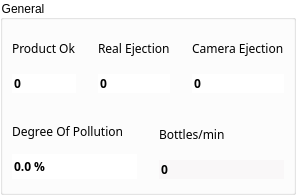
       <widget class="QGroupBox" name="groupBoxCounters">
        <property name="sizePolicy">
         <sizepolicy hsizetype="MinimumExpanding" vsizetype="Fixed">
          <horstretch>0</horstretch>
          <verstretch>0</verstretch>
         </sizepolicy>
        </property>
        <property name="styleSheet">
         <string notr="true">QGroupBox{
    background-color: transparent;
}</string>
        </property>
        <property name="title">
         <string>General</string>
        </property>
        <layout class="QGridLayout" name="gridLayout_20">
         <property name="leftMargin">
          <number>0</number>
         </property>
         <property name="topMargin">
          <number>0</number>
         </property>
         <property name="rightMargin">
          <number>0</number>
         </property>
         <property name="bottomMargin">
          <number>4</number>
         </property>
         <property name="spacing">
          <number>4</number>
         </property>
         <item row="0" column="0" colspan="2">
          <layout class="QGridLayout" name="gridLayout">
           <property name="horizontalSpacing">
            <number>4</number>
           </property>
           <property name="verticalSpacing">
            <number>0</number>
           </property>
           <item row="0" column="0">
            <widget class="ContentBoardItem" name="widgetDashBoardCounterBottleEjection" native="true">
             <property name="sizePolicy">
              <sizepolicy hsizetype="Expanding" vsizetype="Fixed">
               <horstretch>0</horstretch>
               <verstretch>0</verstretch>
              </sizepolicy>
             </property>
             <property name="minimumSize">
              <size>
               <width>0</width>
               <height>82</height>
              </size>
             </property>
             <property name="maximumSize">
              <size>
               <width>16777215</width>
               <height>82</height>
              </size>
             </property>
             <property name="styleSheet">
              <string notr="true">/*QFrame{
     background:rgb(249,247,248);
     min-height: 80px;
     max-height: 80px;
}

QLabel{
  background:rgb(249,247,248);
  color: rgb(39,51,66);
  font-size: 16px;
  font-family: Siemens Sans;
  min-height: 20px;
  max-height: 20px;
}

QDoubleSpinBox{
  background:rgb(249,247,248);
  color: rgb(39,51,66);
  font-size: 16px;
  font-weight: bold;
  font-family: Siemens Sans;
  min-height: 32px;
  max-height: 32px;
}
*/



</string>
             </property>
             <layout class="QGridLayout" name="gridLayout_3">
              <property name="leftMargin">
               <number>9</number>
              </property>
              <property name="rightMargin">
               <number>9</number>
              </property>
              <item row="0" column="0">
               <widget class="QLabel" name="labelDashBoardCounterBottleEjection">
                <property name="font">
                 <font>
                  <family>Siemens Sans</family>
                 </font>
                </property>
                <property name="styleSheet">
                 <string notr="true"/>
                </property>
                <property name="text">
                 <string>Product Ok</string>
                </property>
               </widget>
              </item>
              <item row="1" column="0">
               <widget class="QDoubleSpinBox" name="doubleSpinBoxCounterProductOk">
                <property name="font">
                 <font>
                  <family>Siemens Sans</family>
                  <weight>75</weight>
                  <bold>true</bold>
                 </font>
                </property>
                <property name="styleSheet">
                 <string notr="true">QDoubleSpinBox{
 border: 0px;
}
</string>
                </property>
                <property name="wrapping">
                 <bool>false</bool>
                </property>
                <property name="frame">
                 <bool>false</bool>
                </property>
                <property name="readOnly">
                 <bool>true</bool>
                </property>
                <property name="buttonSymbols">
                 <enum>QAbstractSpinBox::NoButtons</enum>
                </property>
                <property name="suffix">
                 <string/>
                </property>
                <property name="decimals">
                 <number>0</number>
                </property>
                <property name="minimum">
                 <double>0.000000000000000</double>
                </property>
                <property name="maximum">
                 <double>10000000.000000000000000</double>
                </property>
                <property name="singleStep">
                 <double>1.000000000000000</double>
                </property>
               </widget>
              </item>
             </layout>
            </widget>
           </item>
           <item row="0" column="1">
            <widget class="ContentBoardItem" name="widgetDashBoardRealEject" native="true">
             <property name="sizePolicy">
              <sizepolicy hsizetype="Expanding" vsizetype="Fixed">
               <horstretch>0</horstretch>
               <verstretch>0</verstretch>
              </sizepolicy>
             </property>
             <property name="minimumSize">
              <size>
               <width>0</width>
               <height>82</height>
              </size>
             </property>
             <property name="maximumSize">
              <size>
               <width>16777215</width>
               <height>82</height>
              </size>
             </property>
             <property name="font">
              <font>
               <weight>50</weight>
               <bold>false</bold>
              </font>
             </property>
             <property name="styleSheet">
              <string notr="true">/*QFrame{
     background:rgb(249,247,248);
     min-height: 80px;
     max-height: 80px;
}

QLabel{
  background:rgb(249,247,248);
  color: rgb(39,51,66);
  font-size: 16px;
  font-family: Siemens Sans;
  min-height: 20px;
  max-height: 20px;
}
QDoubleSpinBox{
  background:rgb(249,247,248);
  color: rgb(39,51,66);
  font-size: 16px;
  font-weight: bold;
  font-family: Siemens Sans;
  min-height: 32px;
  max-height: 32px;
}
*/



</string>
             </property>
             <layout class="QGridLayout" name="gridLayout_24">
              <property name="leftMargin">
               <number>9</number>
              </property>
              <property name="rightMargin">
               <number>9</number>
              </property>
              <property name="verticalSpacing">
               <number>6</number>
              </property>
              <item row="0" column="0">
               <widget class="QLabel" name="labelDashBoardRealEject">
                <property name="font">
                 <font>
                  <family>Siemens Sans</family>
                 </font>
                </property>
                <property name="styleSheet">
                 <string notr="true"/>
                </property>
                <property name="text">
                 <string>Real Ejection</string>
                </property>
               </widget>
              </item>
              <item row="1" column="0">
               <widget class="QDoubleSpinBox" name="doubleSpinBoxRealEject">
                <property name="font">
                 <font>
                  <family>Siemens Sans</family>
                  <weight>75</weight>
                  <bold>true</bold>
                 </font>
                </property>
                <property name="styleSheet">
                 <string notr="true">QDoubleSpinBox{
 border: 0px;
}
</string>
                </property>
                <property name="frame">
                 <bool>false</bool>
                </property>
                <property name="readOnly">
                 <bool>true</bool>
                </property>
                <property name="buttonSymbols">
                 <enum>QAbstractSpinBox::NoButtons</enum>
                </property>
                <property name="decimals">
                 <number>0</number>
                </property>
                <property name="maximum">
                 <double>10000000.000000000000000</double>
                </property>
               </widget>
              </item>
             </layout>
            </widget>
           </item>
           <item row="0" column="2">
            <widget class="ContentBoardItem" name="widgetDashBoardControlCounterBottleEjection" native="true">
             <property name="sizePolicy">
              <sizepolicy hsizetype="Expanding" vsizetype="Fixed">
               <horstretch>0</horstretch>
               <verstretch>0</verstretch>
              </sizepolicy>
             </property>
             <property name="minimumSize">
              <size>
               <width>0</width>
               <height>82</height>
              </size>
             </property>
             <property name="maximumSize">
              <size>
               <width>16777215</width>
               <height>82</height>
              </size>
             </property>
             <property name="font">
              <font>
               <weight>50</weight>
               <bold>false</bold>
              </font>
             </property>
             <property name="styleSheet">
              <string notr="true">/*QFrame{
     background:rgb(249,247,248);
     min-height: 80px;
     max-height: 80px;
}

QLabel{
  background:rgb(249,247,248);
  color: rgb(39,51,66);
  font-size: 16px;
  font-family: Siemens Sans;
  min-height: 20px;
  max-height: 20px;
}
QDoubleSpinBox{
  background:rgb(249,247,248);
  color: rgb(39,51,66);
  font-size: 16px;
  font-weight: bold;
  font-family: Siemens Sans;
  min-height: 32px;
  max-height: 32px;
}
*/



</string>
             </property>
             <layout class="QGridLayout" name="gridLayout_4">
              <property name="leftMargin">
               <number>9</number>
              </property>
              <property name="rightMargin">
               <number>9</number>
              </property>
              <property name="verticalSpacing">
               <number>6</number>
              </property>
              <item row="1" column="1">
               <widget class="QDoubleSpinBox" name="doubleSpinBoxCounterProducNotFilled">
                <property name="font">
                 <font>
                  <family>Siemens Sans</family>
                  <weight>75</weight>
                  <bold>true</bold>
                 </font>
                </property>
                <property name="styleSheet">
                 <string notr="true">QDoubleSpinBox{
 border: 0px;
}
</string>
                </property>
                <property name="frame">
                 <bool>false</bool>
                </property>
                <property name="readOnly">
                 <bool>true</bool>
                </property>
                <property name="buttonSymbols">
                 <enum>QAbstractSpinBox::NoButtons</enum>
                </property>
                <property name="decimals">
                 <number>0</number>
                </property>
                <property name="maximum">
                 <double>10000000.000000000000000</double>
                </property>
               </widget>
              </item>
              <item row="0" column="1">
               <widget class="QLabel" name="labelDashBoardControlCounterBottleEjection">
                <property name="font">
                 <font>
                  <family>Siemens Sans</family>
                 </font>
                </property>
                <property name="styleSheet">
                 <string notr="true"/>
                </property>
                <property name="text">
                 <string>Camera Ejection</string>
                </property>
               </widget>
              </item>
             </layout>
            </widget>
           </item>
          </layout>
         </item>
         <item row="1" column="0">
          <widget class="ContentBoardItem" name="widgetDashBoardDegreeOfPollution" native="true">
           <property name="sizePolicy">
            <sizepolicy hsizetype="Expanding" vsizetype="Fixed">
             <horstretch>0</horstretch>
             <verstretch>0</verstretch>
            </sizepolicy>
           </property>
           <property name="minimumSize">
            <size>
             <width>0</width>
             <height>82</height>
            </size>
           </property>
           <property name="maximumSize">
            <size>
             <width>16777215</width>
             <height>82</height>
            </size>
           </property>
           <property name="styleSheet">
            <string notr="true">/*QFrame{
     background:rgb(249,247,248);
     border: 1px solid rgb(0,0,255);
     min-height: 80px;
     max-height: 80px;
}

QLabel{
  background:rgb(249,247,248);
  color: rgb(39,51,66);
  border: 0px solid rgb(128,0,128);
  font-size: 16px;
  font-family: Siemens Sans;
  min-height: 20px;
  max-height: 20px;
}

QDoubleSpinBox{
background:rgb(255,255,255);
  color: rgb(39,51,66);
  font-size: 16px;
  font-weight: bold;
  font-family: Siemens Sans;
  min-height: 32px;
  max-height: 32px;
min-width: 0px;
}

QDoubleSpinBox::focus{
 border: 2px solid rgb(0,95,135);
}
*/



</string>
           </property>
           <layout class="QGridLayout" name="gridLayout_18">
            <item row="0" column="0">
             <widget class="QLabel" name="labelDashBoardDegreeOfPollution">
              <property name="font">
               <font>
                <family>Siemens Sans</family>
               </font>
              </property>
              <property name="text">
               <string>Degree Of Pollution</string>
              </property>
             </widget>
            </item>
            <item row="1" column="0">
             <widget class="QDoubleSpinBox" name="doubleSpinBoxDegreeOfPollution">
              <property name="enabled">
               <bool>true</bool>
              </property>
              <property name="sizePolicy">
               <sizepolicy hsizetype="Minimum" vsizetype="Fixed">
                <horstretch>0</horstretch>
                <verstretch>0</verstretch>
               </sizepolicy>
              </property>
              <property name="font">
               <font>
                <family>Siemens Sans</family>
                <weight>75</weight>
                <bold>true</bold>
               </font>
              </property>
              <property name="styleSheet">
               <string notr="true">QDoubleSpinBox[STATE=&quot;Ok&quot;]
{
 background:rgb(249,247,248);
 min-width: 0px;
 border: 0px;
 }
QDoubleSpinBox[STATE=&quot;MaschineStop&quot;]
{ 
 background:rgb(202, 51, 51);
 min-width: 0px;
 border: 0px;
 }
QDoubleSpinBox[STATE =&quot;Warning&quot;]
{ 
 background:rgb(245, 197, 160);
 min-width: 0px;
 border: 0px;
 }
QDoubleSpinBox[STATE =&quot;Alarm&quot;]
{ 
 background:rgb(205, 99, 20);
 min-width: 0px;
 border: 0px;
 }




</string>
              </property>
              <property name="wrapping">
               <bool>false</bool>
              </property>
              <property name="frame">
               <bool>false</bool>
              </property>
              <property name="alignment">
               <set>Qt::AlignLeading|Qt::AlignLeft|Qt::AlignVCenter</set>
              </property>
              <property name="readOnly">
               <bool>true</bool>
              </property>
              <property name="buttonSymbols">
               <enum>QAbstractSpinBox::NoButtons</enum>
              </property>
              <property name="suffix">
               <string> %</string>
              </property>
              <property name="decimals">
               <number>1</number>
              </property>
              <property name="minimum">
               <double>0.000000000000000</double>
              </property>
              <property name="maximum">
               <double>100.000000000000000</double>
              </property>
              <property name="singleStep">
               <double>0.100000000000000</double>
              </property>
              <property name="value">
               <double>0.000000000000000</double>
              </property>
             </widget>
            </item>
           </layout>
          </widget>
         </item>
         <item row="1" column="1">
          <widget class="ContentBoardItem" name="widgetDashBoardBottlesPerMinute" native="true">
           <property name="sizePolicy">
            <sizepolicy hsizetype="Expanding" vsizetype="Fixed">
             <horstretch>0</horstretch>
             <verstretch>0</verstretch>
            </sizepolicy>
           </property>
           <property name="minimumSize">
            <size>
             <width>0</width>
             <height>82</height>
            </size>
           </property>
           <property name="maximumSize">
            <size>
             <width>16777215</width>
             <height>82</height>
            </size>
           </property>
           <property name="styleSheet">
            <string notr="true">/*QFrame{
     background:rgb(249,247,248);
     min-height: 80px;
     max-height: 80px;
}

QLabel{
  background:rgb(249,247,248);
  color: rgb(39,51,66);
  font-size: 16px;
  font-family: Siemens Sans;
  min-height: 20px;
  max-height: 20px;
}
*/

</string>
           </property>
           <layout class="QGridLayout" name="gridLayout_19">
            <item row="0" column="0">
             <widget class="QLabel" name="labelDashBoardBottlesPerMinute">
              <property name="font">
               <font>
                <family>Siemens Sans</family>
               </font>
              </property>
              <property name="styleSheet">
               <string notr="true"/>
              </property>
              <property name="text">
               <string>Bottles/min</string>
              </property>
             </widget>
            </item>
            <item row="1" column="0">
             <widget class="QDoubleSpinBox" name="doubleSpinBoxBottlesPerMinute">
              <property name="font">
               <font>
                <family>Siemens Sans</family>
                <weight>75</weight>
                <bold>true</bold>
               </font>
              </property>
              <property name="styleSheet">
               <string notr="true">QDoubleSpinBox{
 border: 0px;
}
QDoubleSpinBox
{
 background:rgb(249,247,248);
 min-width: 0px;
 border: 0px;
 }

QDoubleSpinBox[STATE=&quot;BlowOn&quot;]
{
 background:rgb(230,230,230);
 min-width: 0px;
 border: 0px;
 }
QDoubleSpinBox[STATE=&quot;BlowOff&quot;]
{
 background:rgb(150,150,150);
 min-width: 0px;
 border: 0px;
 }

</string>
              </property>
              <property name="frame">
               <bool>false</bool>
              </property>
              <property name="readOnly">
               <bool>true</bool>
              </property>
              <property name="buttonSymbols">
               <enum>QAbstractSpinBox::NoButtons</enum>
              </property>
              <property name="specialValueText">
               <string/>
              </property>
              <property name="decimals">
               <number>0</number>
              </property>
              <property name="maximum">
               <double>1000.000000000000000</double>
              </property>
             </widget>
            </item>
           </layout>
          </widget>
         </item>
        </layout>
       </widget>
